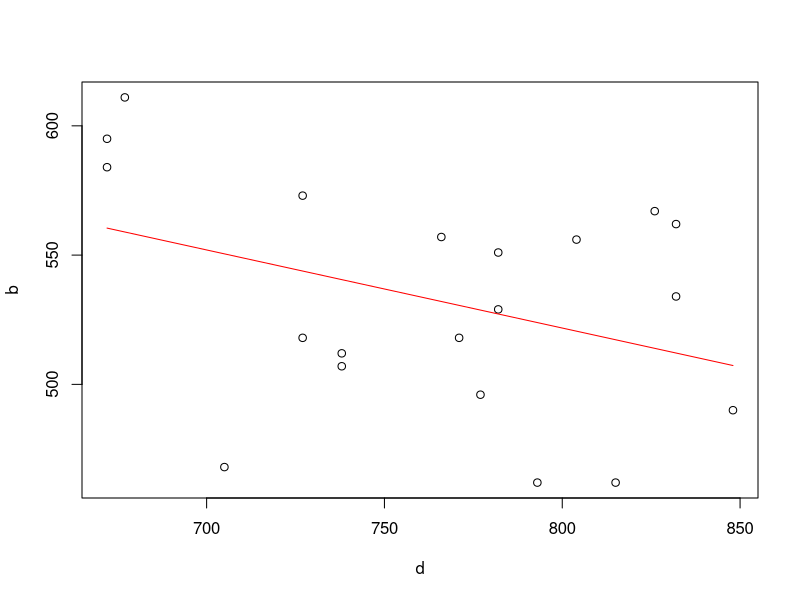

Recreate this plot in R.
#squat score
s = c( 1036 , 942 , 903 , 1014, 925, 833, 903, 881, 837, 766, 705, 799, 804,
       826, 837, 782, 760, 892, 793, 716 )
#the bigger the squat, the smaller deadlift for people of extreme size

#bench score
b = c( 534, 556, 562, 595, 584, 557, 512, 507, 462, 551, 567, 573, 518, 462, 
       518, 611, 529, 468, 496, 490 )

#deadlift score
d = c( 832, 804, 832, 672, 672, 766, 738, 738, 815, 782, 826, 727, 771, 793,
       727, 677, 782, 705, 777, 848 )

t = s + b + d 
plot(d,b)


A=cbind(d,rep(1,20))
#to find xmin: (t(A)*A)^-1*(t(A)*b
B=solve(t(A)%*%A)%*%(t(A)%*%b)
curve(B[1]*x+B[2],add=TRUE,col="red")

#relationship between s,d, and t--------------
A1=cbind(s,b,1)
solve(t(A1)%*%A1)%*%(t(A1)%*%t)
#total=0.8712962*squat+0.5586698*bench+1108.3546617